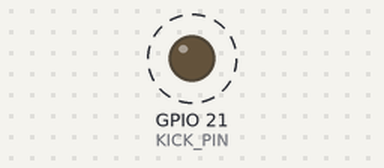
The sketch below on a simulated ESP32. Shown: output pins drawn as LEDs (lit = HIGH). Dashed ring = blinking. What the sketch prints to the serial monitor is not drawn.

Above: at 4.0 s.
Timing chart, 0 to 6.5 s (numbered marks = the images above):
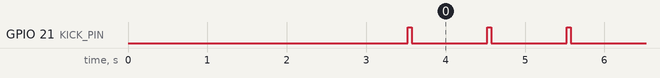

The sketch:

solenoid_test.ino
```cpp
// ============================================================
// Solenoid Test
// LoR Core V3 / ESP32
// ============================================================
//
// WIRING:
//   Solenoid MOSFET driver signal  ->  IO slot 12 / GPIO21
//
// CYCLE:
//   Solenoid ON  for  50ms
//   Solenoid OFF for 950ms
//   Total period = 1000ms (1 Hz)
//   Duty cycle   = 5%  --  well under the 30% solenoid limit
//
// SERIAL OUTPUT:
//   Baud rate: 115200
//   Prints hit count every 10 kicks
// ============================================================

#include "esp_task_wdt.h"

// ============================================================
//   Pin Definitions
// ============================================================
#define KICK_PIN  21   // IO slot 12 / GPIO21  --  solenoid MOSFET driver signal

// ============================================================
//   Timing
// ============================================================
#define KICK_ON_MS   50    // How long the solenoid fires per kick (ms)
#define KICK_OFF_MS  950   // How long between kicks (ms) -- cycle = 1000ms total

// ============================================================
//   Reporting
// ============================================================
#define REPORT_EVERY  10   // Print hit count to Serial every N kicks

// ============================================================
//   Watchdog
// ============================================================
#define WDT_TIMEOUT_SEC  5

// ============================================================
//   Setup
// ============================================================
void setup()
{
  Serial.begin(115200);
  delay(500);

  esp_task_wdt_init(WDT_TIMEOUT_SEC, true);
  esp_task_wdt_add(NULL);

  pinMode(KICK_PIN, OUTPUT);
  digitalWrite(KICK_PIN, LOW);

  Serial.println("============================================");
  Serial.println("  Solenoid Endurance Test");
  Serial.println("  LoR Core V3 / ESP32");
  Serial.println("============================================");
  Serial.printf( "  Solenoid : IO slot 12 / GPIO%d\n", KICK_PIN);
  Serial.printf( "  Cycle    : %dms ON / %dms OFF (%.0f%% duty)\n",
                 KICK_ON_MS, KICK_OFF_MS,
                 (float)KICK_ON_MS / (float)(KICK_ON_MS + KICK_OFF_MS) * 100.0f);
  Serial.println("============================================");
  Serial.println("  Starting in 3 seconds...");
  Serial.println("============================================");
  delay(3000);
  Serial.println("GO.");
}

// ============================================================
//   Main Loop
// ============================================================
void loop()
{
  static unsigned long hitCount = 0;

  esp_task_wdt_reset();

  // --- Fire ---
  digitalWrite(KICK_PIN, HIGH);
  delay(KICK_ON_MS);
  digitalWrite(KICK_PIN, LOW);

  hitCount++;

  if (hitCount % REPORT_EVERY == 0)
  {
    Serial.printf("Hits: %lu\n", hitCount);
  }

  // --- Wait remainder of cycle ---
  esp_task_wdt_reset();
  delay(KICK_OFF_MS);
}
```

Measured:
- by itself, GPIO 21 (KICK_PIN): alternates HIGH for 0.05 s and LOW for 0.95 s
